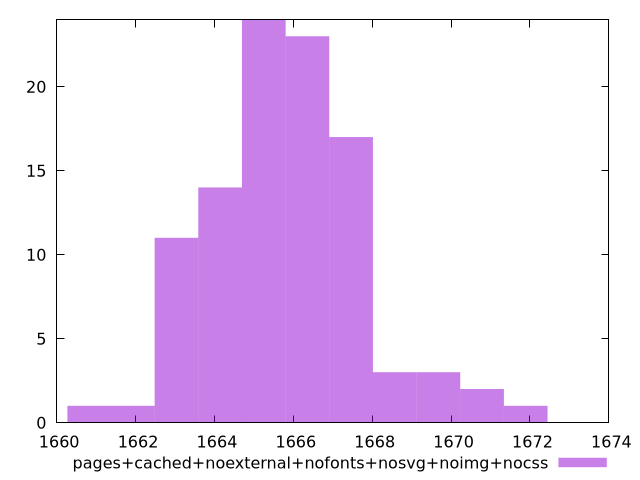

Write gnuplot code to recreate this figure.
$_pagesCachedNoexternalNofontsNosvgNoimgNocss <<EOF
1665.252443500747 24
1666.358923529651 23
1664.1459634718428 14
1667.4654035585552 17
1663.0394834429385 11
1660.8265233851303 1
1669.6783636163634 3
1668.5718835874593 3
1670.7848436452678 2
1661.9330034140344 1
1671.8913236741719 1
EOF
set key outside below
set terminal pngcairo
set output "report_00005_2020-11-02T22-26-11.212Z/first-contentful-paint/pages+cached+noexternal+nofonts+nosvg+noimg+nocss//raw_hist.png"
set yrange [0:24]
set boxwidth 1.1064800289041508
set style fill transparent solid 0.5 noborder
plot $_pagesCachedNoexternalNofontsNosvgNoimgNocss title "pages+cached+noexternal+nofonts+nosvg+noimg+nocss" with boxes ,
